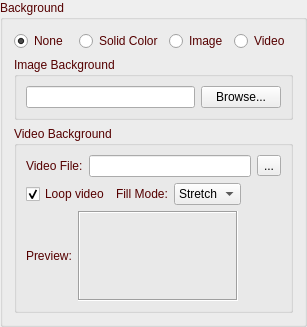
        <widget class="QGroupBox" name="groupBoxBackground4">
         <property name="palette">
          <palette>
           <active>
            <colorrole role="WindowText">
             <brush brushstyle="SolidPattern">
              <color alpha="255">
               <red>85</red>
               <green>0</green>
               <blue>0</blue>
              </color>
             </brush>
            </colorrole>
           </active>
           <inactive>
            <colorrole role="WindowText">
             <brush brushstyle="SolidPattern">
              <color alpha="255">
               <red>85</red>
               <green>0</green>
               <blue>0</blue>
              </color>
             </brush>
            </colorrole>
           </inactive>
           <disabled>
            <colorrole role="WindowText">
             <brush brushstyle="SolidPattern">
              <color alpha="255">
               <red>120</red>
               <green>120</green>
               <blue>120</blue>
              </color>
             </brush>
            </colorrole>
           </disabled>
          </palette>
         </property>
         <property name="title">
          <string>Background</string>
         </property>
         <layout class="QVBoxLayout" name="verticalLayoutBackground4">
          <item>
           <layout class="QHBoxLayout" name="horizontalLayoutBackgroundType4">
            <item>
             <widget class="QRadioButton" name="radioButtonBgNone4">
              <property name="text">
               <string>None</string>
              </property>
              <property name="checked">
               <bool>true</bool>
              </property>
             </widget>
            </item>
            <item>
             <widget class="QRadioButton" name="radioButtonBgSolid4">
              <property name="text">
               <string>Solid Color</string>
              </property>
             </widget>
            </item>
            <item>
             <widget class="QRadioButton" name="radioButtonBgImage4">
              <property name="text">
               <string>Image</string>
              </property>
             </widget>
            </item>
            <item>
             <widget class="QRadioButton" name="radioButtonBgVideo4">
              <property name="text">
               <string>Video</string>
              </property>
             </widget>
            </item>
           </layout>
          </item>
          <item>
           <widget class="QGroupBox" name="groupBoxImageBackground4">
            <property name="title">
             <string>Image Background</string>
            </property>
            <layout class="QHBoxLayout" name="horizontalLayout_19">
             <property name="leftMargin">
              <number>9</number>
             </property>
             <property name="topMargin">
              <number>9</number>
             </property>
             <property name="rightMargin">
              <number>9</number>
             </property>
             <property name="bottomMargin">
              <number>9</number>
             </property>
             <item>
              <widget class="QLineEdit" name="lineEditBackPath4"/>
             </item>
             <item>
              <widget class="QPushButton" name="buttonBrowseBackground4">
               <property name="text">
                <string>Browse...</string>
               </property>
              </widget>
             </item>
            </layout>
           </widget>
          </item>
          <item>
           <widget class="QGroupBox" name="groupBoxVideoBackground4">
            <property name="title">
             <string>Video Background</string>
            </property>
            <layout class="QVBoxLayout" name="verticalLayoutVideoBackground4">
             <item>
              <layout class="QHBoxLayout" name="horizontalLayoutVideoPath4">
               <item>
                <widget class="QLabel" name="labelVideoPath4">
                 <property name="text">
                  <string>Video File:</string>
                 </property>
                </widget>
               </item>
               <item>
                <widget class="QLineEdit" name="lineEditVideoPath4">
                 <property name="readOnly">
                  <bool>true</bool>
                 </property>
                </widget>
               </item>
               <item>
                <widget class="QToolButton" name="toolButtonBrowseVideo4">
                 <property name="text">
                  <string>...</string>
                 </property>
                </widget>
               </item>
              </layout>
             </item>
             <item>
              <layout class="QHBoxLayout" name="horizontalLayoutVideoOptions4">
               <item>
                <widget class="QCheckBox" name="checkBoxVideoLoop4">
                 <property name="text">
                  <string>Loop video</string>
                 </property>
                 <property name="checked">
                  <bool>true</bool>
                 </property>
                </widget>
               </item>
               <item>
                <widget class="QLabel" name="labelVideoFillMode4">
                 <property name="text">
                  <string>Fill Mode:</string>
                 </property>
                </widget>
               </item>
               <item>
                <widget class="QComboBox" name="comboBoxVideoFillMode4">
                 <item>
                  <property name="text">
                   <string>Stretch</string>
                  </property>
                 </item>
                 <item>
                  <property name="text">
                   <string>Fit</string>
                  </property>
                 </item>
                 <item>
                  <property name="text">
                   <string>Fill</string>
                  </property>
                 </item>
                </widget>
               </item>
               <item>
                <spacer name="horizontalSpacerVideo4">
                 <property name="orientation">
                  <enum>Qt::Horizontal</enum>
                 </property>
                 <property name="sizeHint" stdset="0">
                  <size>
                   <width>40</width>
                   <height>20</height>
                  </size>
                 </property>
                </spacer>
               </item>
              </layout>
             </item>
             <item>
              <layout class="QHBoxLayout" name="horizontalLayoutVideoPreview4">
               <item>
                <widget class="QLabel" name="labelVideoPreview4">
                 <property name="text">
                  <string>Preview:</string>
                 </property>
                </widget>
               </item>
               <item>
                <widget class="QLabel" name="labelVideoThumbnail4">
                 <property name="minimumSize">
                  <size>
                   <width>160</width>
                   <height>90</height>
                  </size>
                 </property>
                 <property name="maximumSize">
                  <size>
                   <width>160</width>
                   <height>90</height>
                  </size>
                 </property>
                 <property name="frameShape">
                  <enum>QFrame::Box</enum>
                 </property>
                 <property name="frameShadow">
                  <enum>QFrame::Sunken</enum>
                 </property>
                 <property name="scaledContents">
                  <bool>true</bool>
                 </property>
                </widget>
               </item>
               <item>
                <spacer name="horizontalSpacerVideoPreview4">
                 <property name="orientation">
                  <enum>Qt::Horizontal</enum>
                 </property>
                 <property name="sizeHint" stdset="0">
                  <size>
                   <width>40</width>
                   <height>20</height>
                  </size>
                 </property>
                </spacer>
               </item>
              </layout>
             </item>
            </layout>
           </widget>
          </item>
         </layout>
        </widget>
